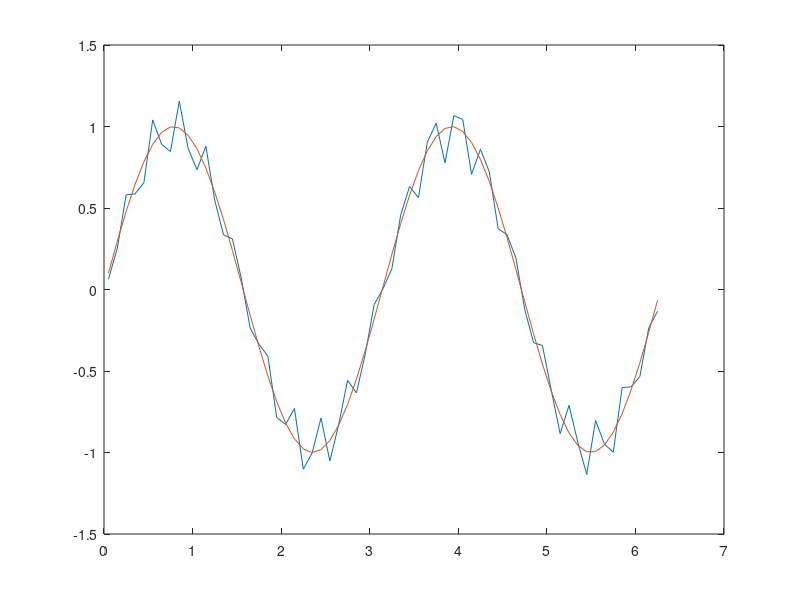

Write MATLAB code to recreate this figure. (Note: this script raises an error after producing the figure.)
%% data
x = [0:0.1:2*pi];
fun1= sin(2*x);
fun2 = sign(fun1);
fun2(1)=1;

xtest = [0.05:0.1:2*pi];
fun1test = sin(2*xtest);
fun2test = sign(fun1test);

phi_i = @(x,mu,sigma) exp((-(x-mu).^2)/(2*sigma));


%% training sin

nodes = 10;
exit = true;
error01 = true;
error001 = true;
error0001 = true;

while exit == true
    mu = 0:((2*pi)/(nodes-1)):2*pi;
    var = 0.01;

    phi=[];
    for i=1:nodes
        phi=[phi; phi_i(x,mu(i),var)];
    end

    phi = phi';

    A = phi' * phi;
    B = phi' * fun1';

    w = linsolve(A,B);

    fout1 = zeros(1,length(xtest));

    for j=1:length(xtest)
        tmp = 0;
        for i=1:nodes
            tmp = tmp + w(i)*phi_i(xtest(j),mu(i),var);
        end
        fout1(j) = tmp;
    end

    error = mean(abs(fout1-fun1test));
    
    if error < 0.1 && error01 == true
        figure(1)
        plot(xtest,fout1)
        hold on
        plot(xtest,fun1test)
        title("Error < 0.1 with " + nodes + " nodes")
        hold off
        error01 = false;
    end
    
    if error < 0.01 && error001 == true
        figure(2)
        plot(xtest,fout1)
        hold on
        plot(xtest,fun1test)
        title("Error < 0.01 with " + nodes + " nodes")
        hold off
        error001 = false;
    end
    
    if error < 0.001 && error0001 == true
        figure(3)
        plot(xtest,fout1)
        hold on
        plot(xtest,fun1test)
        title("Error < 0.001 with " + nodes + " nodes")
        hold off
        error0001 = false;
        exit = false;
    end
    nodes = nodes + 1;
    
end

%close all

%% training square

nodes = 10;
exit = true;
error01 = true;
error001 = true;
error0001 = true;
minerror = inf;
minerrornodes = 0;

while exit == true
    mu = 0:((2*pi)/(nodes-1)):2*pi;
    var = 0.01;

    phi=[];
    for i=1:nodes
        phi=[phi; phi_i(x,mu(i),var)];
    end

    phi = phi';

    A = phi' * phi;
    B = phi' * fun2';

    w = linsolve(A,B);

    fout2 = zeros(1,length(xtest));

    for j=1:length(xtest)
        tmp = 0;
        for i=1:nodes
            tmp = tmp + w(i)*phi_i(xtest(j),mu(i),var);
        end
        fout2(j) = tmp;
    end  
    
    error = mean(abs(fout2-fun2test));
    
    if error < 0.1 && error01 == true
        figure(4)
        plot(xtest,fout2)
        hold on
        plot(xtest,fun2test)
        title("Error < 0.1 with " + nodes + " nodes")
        hold off
        error01 = false;
    end
    
    if error < 0.01 && error001 == true
        figure(5)
        plot(xtest,fout2)
        hold on
        plot(xtest,fun2test)
        title("Error < 0.01 with " + nodes + " nodes")
        hold off
        error001 = false;
    end
    
    if error < 0.001 && error0001 == true
        figure(6)
        plot(xtest,fout2)
        hold on
        plot(xtest,fun2test)
        title("Error < 0.001 with " + nodes + " nodes")
        hold off
        error0001 = false;
        exit = false;
    end
    nodes = nodes + 1;
    
    if error < minerror
        minerror = error;
        minerrornodes = nodes;
    end
    
    display(error)
    if nodes > 100
        exit = false;
    end
    
end


%% training square with output modified

nodes = 10;
exit = true;
error01 = true;
error001 = true;
error0001 = true;

while exit == true
    mu = 0:((2*pi)/(nodes-1)):2*pi;
    var = 0.01;

    phi=[];
    for i=1:nodes
        phi=[phi; phi_i(x,mu(i),var)];
    end

    phi = phi';

    A = phi' * phi;
    B = phi' * fun2';

    w = linsolve(A,B);

    fout2 = zeros(1,length(xtest));

    for j=1:length(xtest)
        tmp = 0;
        for i=1:nodes
            tmp = tmp + w(i)*phi_i(xtest(j),mu(i),var);
        end
        fout2(j) = sign(tmp);
    end  
    
    error = mean(abs(fout2-fun2test));
    
    if error < 0.1 && error01 == true
        figure(7)
        plot(xtest,fout2)
        hold on
        plot(xtest,fun2test)
        title("Error < 0.1 with " + nodes + " nodes and sign()")
        ylim([-1.2,1.2])
        hold off
        error01 = false;
    end
    
    if error < 0.01 && error001 == true
        figure(8)
        plot(xtest,fout2)
        hold on
        plot(xtest,fun2test)
        title("Error < 0.01 with " + nodes + " nodes and sign()")
        ylim([-1.2,1.2])
        hold off
        error001 = false;
    end
    
    if error < 0.001 && error0001 == true
        figure(9)
        plot(xtest,fout2)
        hold on
        plot(xtest,fun2test)
        title("Error = 0 with " + nodes + " nodes and sign()")
        ylim([-1.2,1.2])
        hold off
        error0001 = false;
        exit = false;
    end
    nodes = nodes + 1;
    
end


